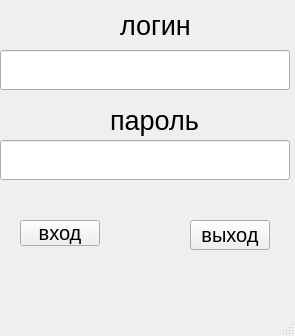
<?xml version="1.0" encoding="UTF-8"?>
<ui version="4.0">
 <class>MainWindow</class>
 <widget class="QMainWindow" name="MainWindow">
  <property name="geometry">
   <rect>
    <x>0</x>
    <y>0</y>
    <width>295</width>
    <height>336</height>
   </rect>
  </property>
  <property name="windowTitle">
   <string>MainWindow</string>
  </property>
  <widget class="QWidget" name="centralwidget">
   <widget class="QLabel" name="label">
    <property name="geometry">
     <rect>
      <x>120</x>
      <y>10</y>
      <width>110</width>
      <height>30</height>
     </rect>
    </property>
    <property name="font">
     <font>
      <pointsize>20</pointsize>
     </font>
    </property>
    <property name="text">
     <string>логин </string>
    </property>
   </widget>
   <widget class="QLabel" name="label_2">
    <property name="geometry">
     <rect>
      <x>110</x>
      <y>100</y>
      <width>100</width>
      <height>40</height>
     </rect>
    </property>
    <property name="font">
     <font>
      <pointsize>20</pointsize>
     </font>
    </property>
    <property name="text">
     <string>пароль </string>
    </property>
   </widget>
   <widget class="QLineEdit" name="lineEdit_login">
    <property name="geometry">
     <rect>
      <x>0</x>
      <y>50</y>
      <width>290</width>
      <height>40</height>
     </rect>
    </property>
   </widget>
   <widget class="QLineEdit" name="lineEdit_psw">
    <property name="geometry">
     <rect>
      <x>0</x>
      <y>140</y>
      <width>290</width>
      <height>40</height>
     </rect>
    </property>
   </widget>
   <widget class="QPushButton" name="pushButton_auth">
    <property name="geometry">
     <rect>
      <x>20</x>
      <y>220</y>
      <width>80</width>
      <height>26</height>
     </rect>
    </property>
    <property name="font">
     <font>
      <pointsize>15</pointsize>
     </font>
    </property>
    <property name="text">
     <string>вход</string>
    </property>
   </widget>
   <widget class="QPushButton" name="pushButton_exit">
    <property name="geometry">
     <rect>
      <x>190</x>
      <y>220</y>
      <width>80</width>
      <height>30</height>
     </rect>
    </property>
    <property name="font">
     <font>
      <pointsize>15</pointsize>
     </font>
    </property>
    <property name="text">
     <string>выход</string>
    </property>
   </widget>
  </widget>
  <widget class="QMenuBar" name="menubar">
   <property name="geometry">
    <rect>
     <x>0</x>
     <y>0</y>
     <width>295</width>
     <height>23</height>
    </rect>
   </property>
  </widget>
  <widget class="QStatusBar" name="statusbar"/>
 </widget>
 <resources/>
 <connections/>
</ui>
